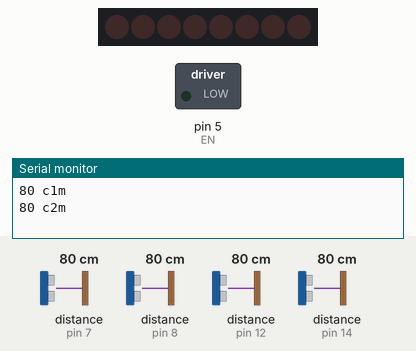
Simulated run of this sketch. Board: Arduino Uno, built with avr-gcc and run on an emulated ATmega328P. Shown: 8 shift-register outputs drawn as a row of LEDs (first output left, lit = HIGH), switched loads named in the sketch (green lamp = pin HIGH), the last lines printed to the serial monitor. Wiring (inferred from the names in the program): 4 × ultrasonic range finder: trigger pin 6, echo pin 7 / trigger pin 9, echo pin 8 / trigger pin 10, echo pin 12 / trigger pin 11, echo pin 14; shift register (74HC595): data pin 4; shift clock pin 3; latch pin 2. Wiring (inferred from the signals the program sends): row of LEDs: on Q0, Q1, Q2, Q3, Q4, Q5, Q6, Q7. The inputs (shaded band) are chosen by the test bench; at power-on: distance to the obstacle (sensors on pin 7, pin 8, pin 12, pin 14) 80 cm. The echo pulse lasts 58.3 µs per cm; pins used as bus, display or sensor lines are not drawn.

Above: at 5.11 s.
At 5.4 s:
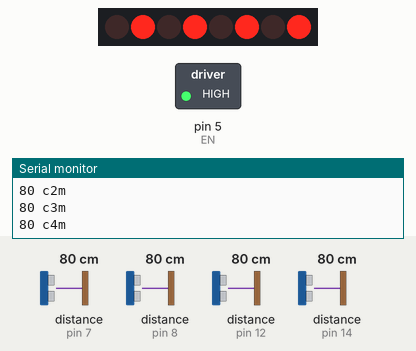
At 5.9 s:
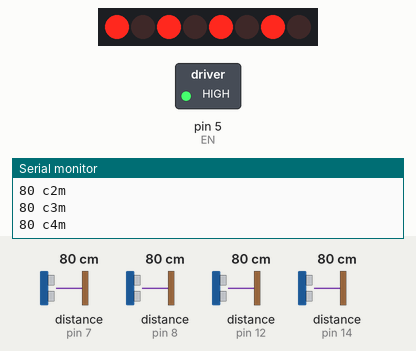
At 6.4 s:
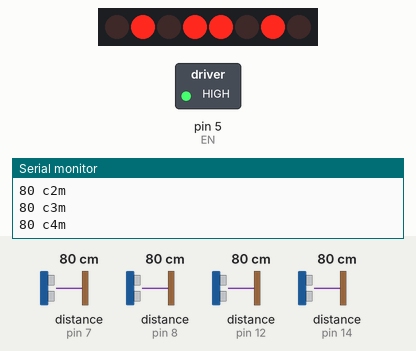
At 7.0 s:
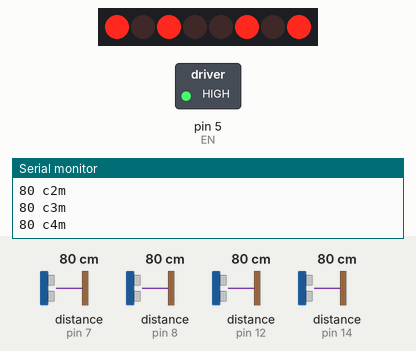
Timing chart, 0 to 8.0 s (numbered marks = the images above):
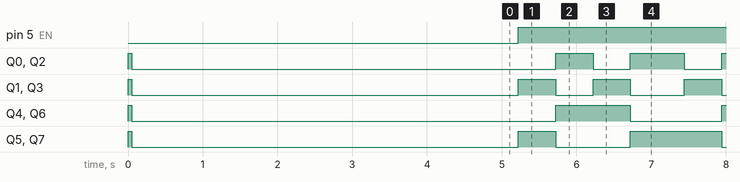

Measured:
- by itself, pin 5 (EN): LOW → HIGH at 5.2 s
- by itself, Q0, Q2: repeats every 2.2 s: HIGH 0.50 s, LOW 0.50 s, HIGH 0.72 s, LOW 0.50 s
- by itself, Q1, Q3: repeats every 2.2 s: HIGH 0.50 s, LOW 0.50 s, HIGH 0.50 s, LOW 0.72 s
- by itself, Q4, Q6: repeats every 2.2 s: HIGH 1.0 s, LOW 1.2 s
- by itself, Q5, Q7: goes LOW 5.2 s, HIGH 0.50 s, 15 × (LOW 1.0 s, HIGH 1.2 s), then LOW

The sketch:

Robot_Maxwell_Ultrasonico.ino
```cpp
//----PUENTES Hs
int latchPin = 2;
int clockPin = 3;
int dataPin = 4;
int EN = 5;
//----ULTRASONIDO 1
long distancia1;
long tiempo1;
int trigPin1 = 6;
int echoPin1 = 7;
//----ULTRASONIDO 2
long distancia2;
long tiempo2;
int trigPin2 = 9;
int echoPin2 = 8;
//----ULTRASONIDO 3
long distancia3;
long tiempo3;
int trigPin3 = 10;
int echoPin3 = 12;
//----ULTRASONIDO 4
long distancia4;
long tiempo4;
int trigPin4 = 11;
int echoPin4 = 14;
//----PINES IRs
int IR1 = 15;
int IR2 = 16;
int IR3 = 17;
int IR4 = 18;
//----CONSTANTES DE DISTANCIA
int cte_1=100;
int cte_2=100;
int cte_3=100;
int cte_4=100;
//----CONSTANTE DE IR
int senIR1=0;
int senIR2=0;
int senIR3=0;
int senIR4=0;


void setup(){
  Serial.begin(9600);
  pinMode(trigPin1, OUTPUT); /*activación del pin 9 como salida: para el pulso ultrasónico*/
  pinMode(echoPin1, INPUT); /*activación del pin 8 como entrada: tiempo del rebote del ultrasonido*/
  pinMode(trigPin2, OUTPUT); /*activación del pin 9 como salida: para el pulso ultrasónico*/
  pinMode(echoPin2, INPUT); /*activación del pin 8 como entrada: tiempo del rebote del ultrasonido*/
  pinMode(trigPin3, OUTPUT); /*activación del pin 9 como salida: para el pulso ultrasónico*/
  pinMode(echoPin3, INPUT); /*activación del pin 8 como entrada: tiempo del rebote del ultrasonido*/
  pinMode(trigPin4, OUTPUT); /*activación del pin 9 como salida: para el pulso ultrasónico*/
  pinMode(echoPin4, INPUT); /*activación del pin 8 como entrada: tiempo del rebote del ultrasonido*/
  pinMode(latchPin, OUTPUT);
  pinMode(dataPin, OUTPUT);
  pinMode(clockPin, OUTPUT);
  pinMode(EN, OUTPUT);
  pinMode(IR1, INPUT);
  pinMode(IR2, INPUT);
  pinMode(IR3, INPUT);
  pinMode(IR4, INPUT);
  delay(50);
  digitalWrite(latchPin, LOW);
  shiftOut(dataPin, clockPin, LSBFIRST, 255);
  digitalWrite(latchPin, HIGH);
  analogWrite(EN, 0);
  delay(4950);
}

void loop(){
  ultrasonico1();
  ultrasonico2();
  ultrasonico3();
  ultrasonico4();
  adelante();
  delay(500);
  atras();
  delay(500);
  izquierda();
  delay(500);
  derecha();
  delay(500);
}

void adelante(){
  digitalWrite(latchPin, LOW);
  shiftOut(dataPin, clockPin, LSBFIRST, 170);
  digitalWrite(latchPin, HIGH);
  analogWrite(EN, 255);}

void atras(){
  digitalWrite(latchPin, LOW);
  shiftOut(dataPin, clockPin, LSBFIRST, 85);
  digitalWrite(latchPin, HIGH);
  analogWrite(EN, 255);
}

void izquierda(){
  digitalWrite(latchPin, LOW);
  shiftOut(dataPin, clockPin, LSBFIRST, 165);
  digitalWrite(latchPin, HIGH);
  analogWrite(EN, 255);
}

void derecha(){
  digitalWrite(latchPin, LOW);
  shiftOut(dataPin, clockPin, LSBFIRST, 90);
  digitalWrite(latchPin, HIGH);
  analogWrite(EN, 255);
}

void ultrasonico1(){
  digitalWrite(trigPin1,LOW); /* Por cuestión de estabilización del sensor*/
  delayMicroseconds(2);
  digitalWrite(trigPin1, HIGH); /* envío del pulso ultrasónico*/
  delayMicroseconds(10);
  digitalWrite(trigPin1,LOW);

  tiempo1=pulseIn(echoPin1, HIGH);
  distancia1= int((tiempo1/2)/29);
  Serial.print(distancia1);
  Serial.println(" c1m");
  delay(50);
}

void ultrasonico2(){
  digitalWrite(trigPin2,LOW); /* Por cuestión de estabilización del sensor*/
  delayMicroseconds(2);
  digitalWrite(trigPin2, HIGH); /* envío del pulso ultrasónico*/
  delayMicroseconds(10);
  digitalWrite(trigPin2,LOW);

  tiempo2=pulseIn(echoPin2, HIGH);
  distancia2= int((tiempo2/2)/29);
  Serial.print(distancia2);
  Serial.println(" c2m");
  delay(50);
}

void ultrasonico3(){
  digitalWrite(trigPin3,LOW); /* Por cuestión de estabilización del sensor*/
  delayMicroseconds(2);
  digitalWrite(trigPin3, HIGH); /* envío del pulso ultrasónico*/
  delayMicroseconds(10);
  digitalWrite(trigPin3,LOW);

  tiempo3=pulseIn(echoPin3, HIGH);
  distancia3= int((tiempo3/2)/29);
  Serial.print(distancia3);
  Serial.println(" c3m");
  delay(50);
}

void ultrasonico4(){
  digitalWrite(trigPin4,LOW); /* Por cuestión de estabilización del sensor*/
  delayMicroseconds(2);
  digitalWrite(trigPin4, HIGH); /* envío del pulso ultrasónico*/
  delayMicroseconds(10);
  digitalWrite(trigPin4,LOW);

  tiempo4=pulseIn(echoPin4, HIGH);
  distancia4= int((tiempo4/2)/29);
  Serial.print(distancia4);
  Serial.println(" c4m");
  delay(50);
}
```
